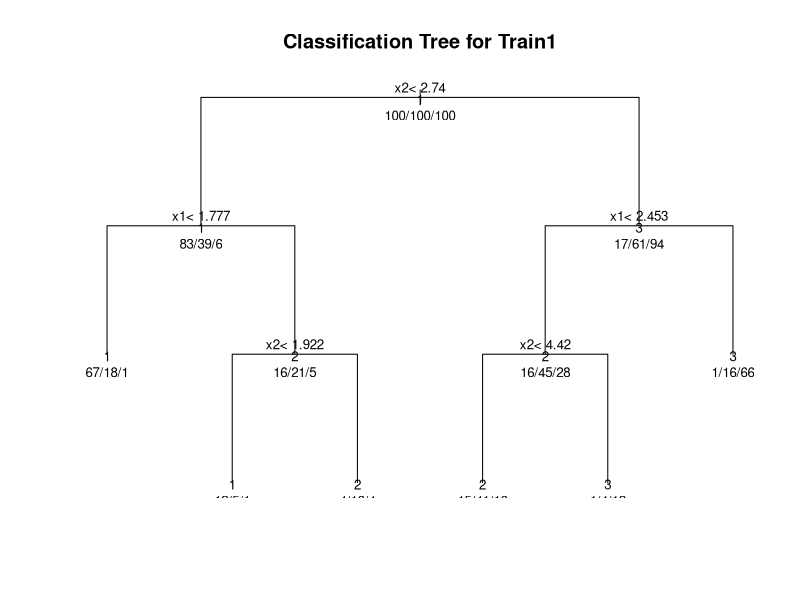
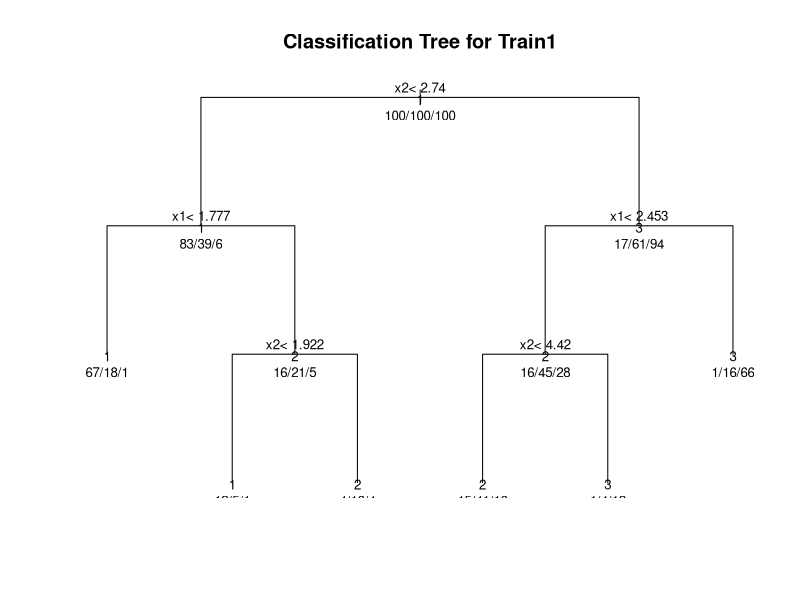
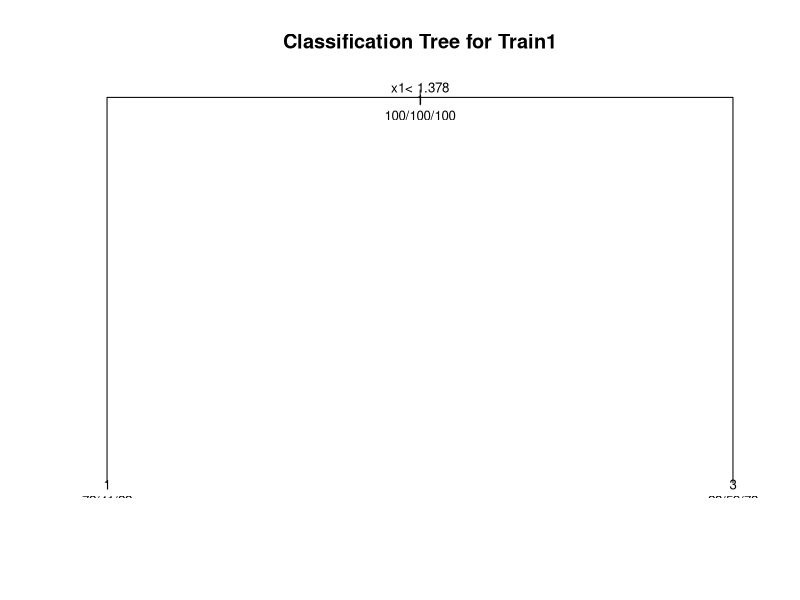
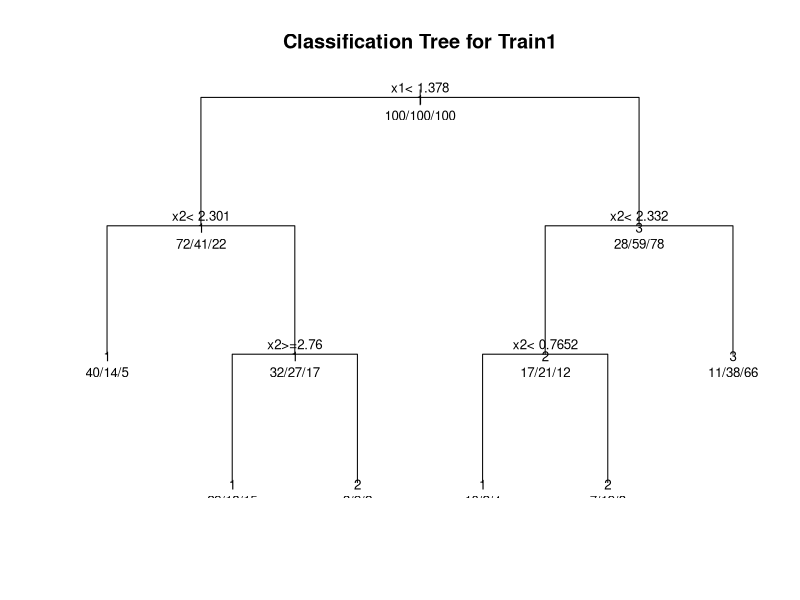
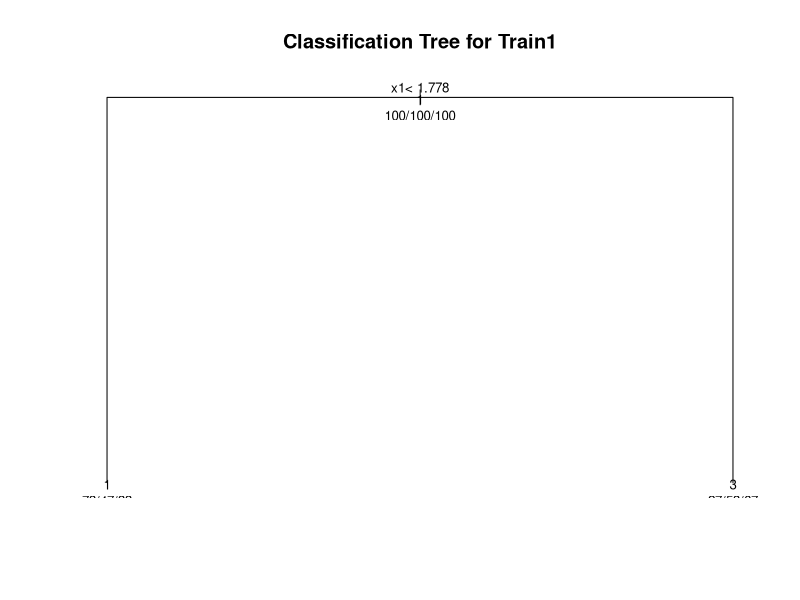
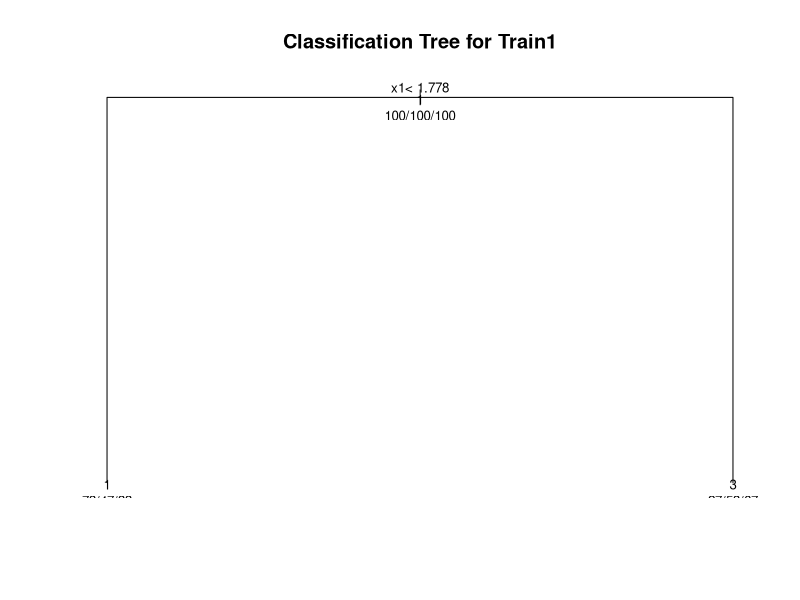
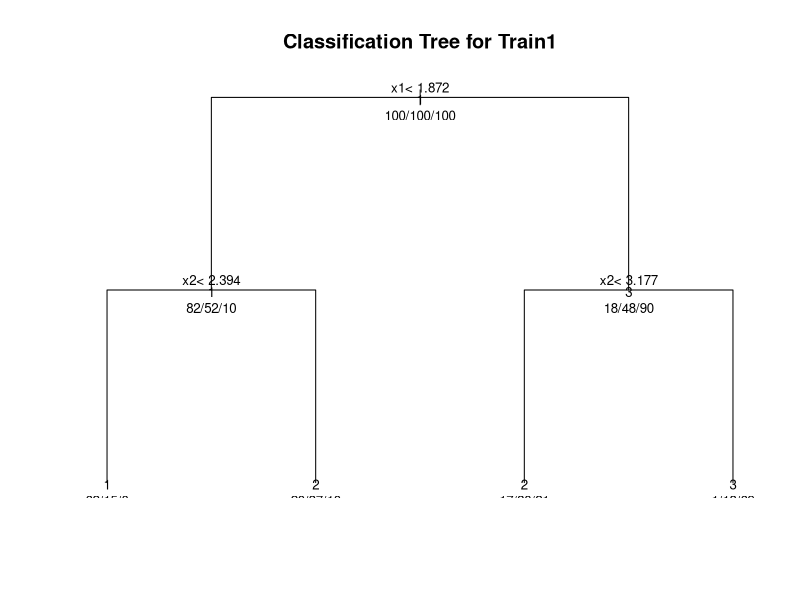
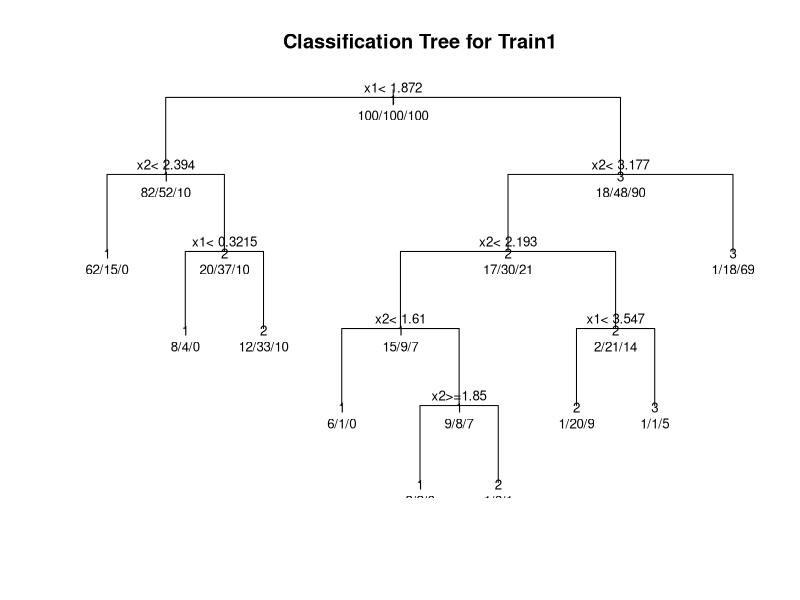

These charts were generated, in order, by the following R code: (Note: a time limit stopped this script after it produced the figures.)
## ---- chunk 1
knitr::opts_chunk$set(echo = TRUE)
## ---- chunk 2
#Simulation of training data
#Case 1: K=3 classes and p=3 features, p1=2.
#sigma is set to 1.
#Covairance matrix is called Sigma.
##Generate 100 obs for each of the class label.
#install.packages("MASS")
library(MASS)
Sigma<-sigma<-matrix(c(1,0,0,
0,1,0,
0,0,1),byrow=TRUE,nrow=3)
mu1<-c(1,2,0)
class1_data<-mvrnorm(n=100,mu=mu1,Sigma=Sigma)
mu2<-c(2,3,0)
class2_data<-mvrnorm(n=100,mu=mu2,Sigma=Sigma)
mu3<-c(3,4,0)
class3_data<-mvrnorm(n=100,mu=mu3,Sigma=Sigma)
#Generate labels
k<-matrix(c(rep(1,100),rep(2,100),rep(3,100)),nrow=300)
#Final training data set
train1<-as.data.frame(cbind(k,rbind(class1_data,class2_data,class3_data)))
colnames(train1)<-c("k","x1","x2","x3")
## ---- chunk 3
#10-fold cv
set.seed(25592732)
cv.folds <- function (n, folds = 10) {split(sample(1:n), rep(1:folds, length = n)) }
cvfolds<-cv.folds(n=dim(train1)[[1]]) 

#Try our classifier without feature selection for train 1
#K=3, p=3, p1=2
#Using package "rpart"
#install.packages("rpart")
#The only porameter in tree is depth/tree size min=1,max=30
library(rpart)
#Calculate missclassification error for each model (different maxdepth)

tree.train1.err<-matrix(NA,10,1)
tree.train1.err.mean<-matrix(NA,30,1)
for (j in 1:30) {
  for (i in 1:10) {
tree.train1<-rpart(k ~ x1+x2+x3,
  	method="class", data=train1[-cvfolds[[i]],],control=rpart.control(maxdepth = j))
tree.train1.pred = predict(tree.train1, newdata=train1[cvfolds[[i]],], type="class")
ktest<-as.matrix(train1[,1])[cvfolds[[i]],]
tree.train1.err[i,1] <- mean((ktest != tree.train1.pred))
  }
  tree.train1.err.mean[j,1]<-mean(tree.train1.err[,1])
}

#Find the maxdepth with the smallest cross-validated misclassification error
depth<-which.min(tree.train1.err.mean)
paste("The parameter associated with minimum error is",depth,".")
paste("The corresponding misclassification error is",tree.train1.err.mean[depth,1],".")
#display the corresponding results 
tree.train1.final<-rpart(k ~ x1+x2+x3,
  	method="class", data=train1,control=rpart.control(maxdepth = depth))
printcp(tree.train1.final)


#visualize the cross-validation results 
#plotcp(tree.train1) 
#show detailed summary of splits
#summary(tree.train1) 

# plot the tree.train1 
plot(tree.train1.final, uniform=TRUE, main="Classification Tree for Train1")
text(tree.train1.final, use.n=TRUE, all=TRUE, cex=.8)
## ---- chunk 4
#Calculate the CoV.
#Should use mean of absolute values; no unifying standard in choosing a cut-off value.
#cov_train1_x1<-sd(train1[,2])/mean(abs(train1[,2]))
#cov_train1_x2<-sd(train1[,3])/mean(abs(train1[,3]))
#cov_train1_x3<-sd(train1[,4])/mean(abs(train1[,4]))
#cut-off: CoV<1
cov_train1<-matrix(NA,3,1)
for(i in 1:3) {
  cov_train1[i,1]<-sd(train1[,i+1])/mean(abs(train1[,i+1]))
    if (cov_train1[i,1]<1) {
    print(paste("The selected variable is x",i,sep = ""))
  }
}

#10-fold cv
set.seed(25592732)
cv.folds <- function (n, folds = 10) {split(sample(1:n), rep(1:folds, length = n)) }
cvfolds<-cv.folds(n=dim(train1)[[1]]) 

#Try our classifier with feature selection for train 1
#x1 is selected
#K=3, p=3, p1=2
#Using package "rpart"
#install.packages("rpart")
#The only porameter in tree is depth/tree size min=1,max=30
library(rpart)
#Calculate missclassification error for each model (different maxdepth)

tree.train1.err.fs<-matrix(NA,10,1)
tree.train1.err.mean.fs<-matrix(NA,30,1)
for (j in 1:30) {
  for (i in 1:10) {
tree.train1.fs<-rpart(k ~ x1+x2,method="class", data=train1[-cvfolds[[i]],],control=rpart.control(maxdepth = j))
tree.train1.pred.fs = predict(tree.train1.fs, newdata=train1[cvfolds[[i]],], type="class")
ktest.fs<-as.matrix(train1[,1])[cvfolds[[i]],]
tree.train1.err.fs[i,1] <- mean((ktest.fs != tree.train1.pred.fs))
  }
  tree.train1.err.mean.fs[j,1]<-mean(tree.train1.err.fs[,1])
}

#Find the maxdepth with the smallest cross-validated misclassification error
depth<-which.min(tree.train1.err.mean.fs)
paste("The parameter associated with minimum error is",depth,".")
paste("The corresponding misclassification error is",tree.train1.err.mean.fs[depth,1],".")
#display the corresponding results 
tree.train1.final.fs<-rpart(k ~ x1+x2,
  	method="class", data=train1,control=rpart.control(maxdepth = depth))
printcp(tree.train1.final.fs)

# plot the tree.train1 
plot(tree.train1.final.fs, uniform=TRUE, main="Classification Tree for Train1")
text(tree.train1.final.fs, use.n=TRUE, all=TRUE, cex=.8)
## ---- chunk 5
#Simulation of training data
#Case 1: K=3 classes and p=3 features, p1=2.
#sigma is set to 2.
#Covariance matrix is called Sigma.
##Generate 100 obs for each of the class label.
#install.packages("MASS")
library(MASS)
Sigma2<-sigma2<-matrix(c(4,0,0,
0,4,0,
0,0,4),byrow=TRUE,nrow=3)
mu1<-c(1,2,0)
class1_data<-mvrnorm(n=100,mu=mu1,Sigma=sigma2)
mu2<-c(2,3,0)
class2_data<-mvrnorm(n=100,mu=mu2,Sigma=sigma2)
mu3<-c(3,4,0)
class3_data<-mvrnorm(n=100,mu=mu3,Sigma=sigma2)
#Generate labels
k<-matrix(c(rep(1,100),rep(2,100),rep(3,100)),nrow=300)
#Final training data set
train5<-as.data.frame(cbind(k,rbind(class1_data,class2_data,class3_data)))
colnames(train5)<-c("k","x1","x2","x3")
## ---- chunk 6
#10-fold cv
set.seed(25592732)
cv.folds <- function (n, folds = 10) {split(sample(1:n), rep(1:folds, length = n)) }
cvfolds<-cv.folds(n=dim(train5)[[1]]) 

#Try our classifier without feature selection for train 1
#K=3, p=3, p1=2
#Using package "rpart"
#install.packages("rpart")
#The only porameter in tree is depth/tree size min=1,max=30
library(rpart)
#Calculate missclassification error for each model (different maxdepth)

tree.train5.err<-matrix(NA,10,1)
tree.train5.err.mean<-matrix(NA,30,1)
for (j in 1:30) {
  for (i in 1:10) {
tree.train5<-rpart(k ~ x1+x2+x3,
  	method="class", data=train5[-cvfolds[[i]],],control=rpart.control(maxdepth = j))
tree.train5.pred = predict(tree.train5, newdata=train5[cvfolds[[i]],], type="class")
ktest<-as.matrix(train5[,1])[cvfolds[[i]],]
tree.train5.err[i,1] <- mean((ktest != tree.train5.pred))
  }
  tree.train5.err.mean[j,1]<-mean(tree.train5.err[,1])
}

#Find the maxdepth with the smallest cross-validated misclassification error
depth<-which.min(tree.train5.err.mean)
paste("The parameter associated with minimum error is",depth,".")
paste("The corresponding misclassification error is",tree.train5.err.mean[depth,1],".")
#display the corresponding results 
tree.train5.final<-rpart(k ~ x1+x2+x3,
  	method="class", data=train5,control=rpart.control(maxdepth = depth))
printcp(tree.train5.final)


#visualize the cross-validation results 
#plotcp(tree.train1) 
#show detailed summary of splits
#summary(tree.train1) 

# plot the tree.train1 
plot(tree.train5.final, uniform=TRUE, main="Classification Tree for Train1")
text(tree.train5.final, use.n=TRUE, all=TRUE, cex=.8)
## ---- chunk 7
#Calculate the CoV.
#Should use mean of absolute values; no unifying standard in choosing a cut-off value.
#cov_train1_x1<-sd(train1[,2])/mean(abs(train1[,2]))
#cov_train1_x2<-sd(train1[,3])/mean(abs(train1[,3]))
#cov_train1_x3<-sd(train1[,4])/mean(abs(train1[,4]))
#cut-off: CoV<1
cov_train5<-matrix(NA,3,1)
for(i in 1:3) {
  cov_train5[i,1]<-sd(train5[,i+1])/mean(abs(train5[,i+1]))
    if (cov_train5[i,1]<1) {
    print(paste("The selected variable is x",i,sep = ""))
  }
}

#10-fold cv
set.seed(25592732)
cv.folds <- function (n, folds = 10) {split(sample(1:n), rep(1:folds, length = n)) }
cvfolds<-cv.folds(n=dim(train5)[[1]]) 

#Try our classifier with feature selection for train 1
#x1 is selected
#K=3, p=3, p1=2
#Using package "rpart"
#install.packages("rpart")
#The only porameter in tree is depth/tree size min=1,max=30
library(rpart)
#Calculate missclassification error for each model (different maxdepth)

tree.train5.err.fs<-matrix(NA,10,1)
tree.train5.err.mean.fs<-matrix(NA,30,1)
for (j in 1:30) {
  for (i in 1:10) {
tree.train5.fs<-rpart(k ~ x1+x2,method="class", data=train5[-cvfolds[[i]],],control=rpart.control(maxdepth = j))
tree.train5.pred.fs = predict(tree.train5.fs, newdata=train5[cvfolds[[i]],], type="class")
ktest.fs<-as.matrix(train5[,1])[cvfolds[[i]],]
tree.train5.err.fs[i,1] <- mean((ktest.fs != tree.train5.pred.fs))
  }
  tree.train5.err.mean.fs[j,1]<-mean(tree.train5.err.fs[,1])
}

#Find the maxdepth with the smallest cross-validated misclassification error
depth<-which.min(tree.train5.err.mean.fs)
paste("The parameter associated with minimum error is",depth,".")
paste("The corresponding misclassification error is",tree.train5.err.mean.fs[depth,1],".")
#display the corresponding results 
tree.train5.final.fs<-rpart(k ~ x1+x2,
  	method="class", data=train5,control=rpart.control(maxdepth = depth))
printcp(tree.train5.final.fs)

# plot the tree.train1 
plot(tree.train5.final.fs, uniform=TRUE, main="Classification Tree for Train1")
text(tree.train5.final.fs, use.n=TRUE, all=TRUE, cex=.8)
## ---- chunk 8
#Simulation of training data
#Case 1: K=3 classes and p=3 features, p1=2.
#sigma is set to 3.
#Covariance matrix is called Sigma.
##Generate 100 obs for each of the class label.
#install.packages("MASS")
library(MASS)
Sigma3<-sigma3<-matrix(c(9,0,0,
0,9,0,
0,0,9),byrow=TRUE,nrow=3)
mu1<-c(1,2,0)
class1_data<-mvrnorm(n=100,mu=mu1,Sigma=sigma3)
mu2<-c(2,3,0)
class2_data<-mvrnorm(n=100,mu=mu2,Sigma=sigma3)
mu3<-c(3,4,0)
class3_data<-mvrnorm(n=100,mu=mu3,Sigma=sigma3)
#Generate labels
k<-matrix(c(rep(1,100),rep(2,100),rep(3,100)),nrow=300)
#Final training data set
train6<-as.data.frame(cbind(k,rbind(class1_data,class2_data,class3_data)))
colnames(train6)<-c("k","x1","x2","x3")
## ---- chunk 9
#10-fold cv
set.seed(25592732)
cv.folds <- function (n, folds = 10) {split(sample(1:n), rep(1:folds, length = n)) }
cvfolds<-cv.folds(n=dim(train6)[[1]]) 

#Try our classifier without feature selection for train 1
#K=3, p=3, p1=2
#Using package "rpart"
#install.packages("rpart")
#The only porameter in tree is depth/tree size min=1,max=30
library(rpart)
#Calculate missclassification error for each model (different maxdepth)

tree.train6.err<-matrix(NA,10,1)
tree.train6.err.mean<-matrix(NA,30,1)
for (j in 1:30) {
  for (i in 1:10) {
tree.train6<-rpart(k ~ x1+x2+x3,
  	method="class", data=train6[-cvfolds[[i]],],control=rpart.control(maxdepth = j))
tree.train6.pred = predict(tree.train6, newdata=train6[cvfolds[[i]],], type="class")
ktest<-as.matrix(train6[,1])[cvfolds[[i]],]
tree.train6.err[i,1] <- mean((ktest != tree.train6.pred))
  }
  tree.train6.err.mean[j,1]<-mean(tree.train6.err[,1])
}

#Find the maxdepth with the smallest cross-validated misclassification error
depth<-which.min(tree.train6.err.mean)
paste("The parameter associated with minimum error is",depth,".")
paste("The corresponding misclassification error is",tree.train6.err.mean[depth,1],".")
#display the corresponding results 
tree.train6.final<-rpart(k ~ x1+x2+x3,
  	method="class", data=train6,control=rpart.control(maxdepth = depth))
printcp(tree.train6.final)


#visualize the cross-validation results 
#plotcp(tree.train1) 
#show detailed summary of splits
#summary(tree.train1) 

# plot the tree.train1 
plot(tree.train6.final, uniform=TRUE, main="Classification Tree for Train1")
text(tree.train6.final, use.n=TRUE, all=TRUE, cex=.8)
## ---- chunk 10
#Calculate the CoV.
#Should use mean of absolute values; no unifying standard in choosing a cut-off value.
#cov_train1_x1<-sd(train1[,2])/mean(abs(train1[,2]))
#cov_train1_x2<-sd(train1[,3])/mean(abs(train1[,3]))
#cov_train1_x3<-sd(train1[,4])/mean(abs(train1[,4]))
#cut-off: CoV<1
cov_train6<-matrix(NA,3,1)
for(i in 1:3) {
  cov_train6[i,1]<-sd(train6[,i+1])/mean(abs(train6[,i+1]))
    if (cov_train6[i,1]<1) {
    print(paste("The selected variable is x",i,sep = ""))
  }
}

#10-fold cv
set.seed(25592732)
cv.folds <- function (n, folds = 10) {split(sample(1:n), rep(1:folds, length = n)) }
cvfolds<-cv.folds(n=dim(train6)[[1]]) 

#Try our classifier with feature selection for train 1
#x1 is selected
#K=3, p=3, p1=2
#Using package "rpart"
#install.packages("rpart")
#The only porameter in tree is depth/tree size min=1,max=30
library(rpart)
#Calculate missclassification error for each model (different maxdepth)

tree.train6.err.fs<-matrix(NA,10,1)
tree.train6.err.mean.fs<-matrix(NA,30,1)
for (j in 1:30) {
  for (i in 1:10) {
tree.train6.fs<-rpart(k ~ x1+x2,method="class", data=train6[-cvfolds[[i]],],control=rpart.control(maxdepth = j))
tree.train6.pred.fs = predict(tree.train6.fs, newdata=train6[cvfolds[[i]],], type="class")
ktest.fs<-as.matrix(train6[,1])[cvfolds[[i]],]
tree.train6.err.fs[i,1] <- mean((ktest.fs != tree.train6.pred.fs))
  }
  tree.train6.err.mean.fs[j,1]<-mean(tree.train6.err.fs[,1])
}

#Find the maxdepth with the smallest cross-validated misclassification error
depth<-which.min(tree.train6.err.mean.fs)
paste("The parameter associated with minimum error is",depth,".")
paste("The corresponding misclassification error is",tree.train6.err.mean.fs[depth,1],".")
#display the corresponding results 
tree.train6.final.fs<-rpart(k ~ x1+x2,
  	method="class", data=train6,control=rpart.control(maxdepth = depth))
printcp(tree.train6.final.fs)

# plot the tree.train1 
plot(tree.train6.final.fs, uniform=TRUE, main="Classification Tree for Train1")
text(tree.train6.final.fs, use.n=TRUE, all=TRUE, cex=.8)
## ---- chunk 11
#Simulation of training data
#Case 1: K=3 classes and p=4 features, p1=2.
#sigma is set to 1.
#Covariance matrix is called Sigma.
##Generate 100 obs for each of the class label.
#install.packages("MASS")
library(MASS)
Sigma4<-sigma4<-matrix(c(1,0,0,0,
0,1,0,0,
0,0,1,0,
0,0,0,1),byrow=TRUE,nrow=4)
mu1<-c(1,2,0,0)
class1_data<-mvrnorm(n=100,mu=mu1,Sigma=sigma4)
mu2<-c(2,3,0,0)
class2_data<-mvrnorm(n=100,mu=mu2,Sigma=sigma4)
mu3<-c(3,4,0,0)
class3_data<-mvrnorm(n=100,mu=mu3,Sigma=sigma4)
#Generate labels
k<-matrix(c(rep(1,100),rep(2,100),rep(3,100)),nrow=300)
#Final training data set
train7<-as.data.frame(cbind(k,rbind(class1_data,class2_data,class3_data)))
colnames(train7)<-c("k","x1","x2","x3","x4")
## ---- chunk 12
#10-fold cv
set.seed(25592732)
cv.folds <- function (n, folds = 10) {split(sample(1:n), rep(1:folds, length = n)) }
cvfolds<-cv.folds(n=dim(train7)[[1]]) 

#Try our classifier without feature selection for train 1
#K=3, p=3, p1=2
#Using package "rpart"
#install.packages("rpart")
#The only porameter in tree is depth/tree size min=1,max=30
library(rpart)
#Calculate missclassification error for each model (different maxdepth)

tree.train7.err<-matrix(NA,10,1)
tree.train7.err.mean<-matrix(NA,30,1)
for (j in 1:30) {
  for (i in 1:10) {
tree.train7<-rpart(k ~ x1+x2+x3+x4,
  	method="class", data=train7[-cvfolds[[i]],],control=rpart.control(maxdepth = j))
tree.train7.pred = predict(tree.train7, newdata=train7[cvfolds[[i]],], type="class")
ktest<-as.matrix(train7[,1])[cvfolds[[i]],]
tree.train7.err[i,1] <- mean((ktest != tree.train7.pred))
  }
  tree.train7.err.mean[j,1]<-mean(tree.train7.err[,1])
}

#Find the maxdepth with the smallest cross-validated misclassification error
depth<-which.min(tree.train7.err.mean)
paste("The parameter associated with minimum error is",depth,".")
paste("The corresponding misclassification error is",tree.train7.err.mean[depth,1],".")
#display the corresponding results 
tree.train7.final<-rpart(k ~ x1+x2+x3+x4,
  	method="class", data=train7,control=rpart.control(maxdepth = depth))
printcp(tree.train7.final)


#visualize the cross-validation results 
#plotcp(tree.train1) 
#show detailed summary of splits
#summary(tree.train1) 

# plot the tree.train1 
plot(tree.train7.final, uniform=TRUE, main="Classification Tree for Train1")
text(tree.train7.final, use.n=TRUE, all=TRUE, cex=.8)
## ---- chunk 13
#Calculate the CoV.
#Should use mean of absolute values; no unifying standard in choosing a cut-off value.
#cov_train1_x1<-sd(train1[,2])/mean(abs(train1[,2]))
#cov_train1_x2<-sd(train1[,3])/mean(abs(train1[,3]))
#cov_train1_x3<-sd(train1[,4])/mean(abs(train1[,4]))
#cut-off: CoV<1
cov_train7<-matrix(NA,4,1)
for(i in 1:4) {
  cov_train7[i,1]<-sd(train7[,i+1])/mean(abs(train7[,i+1]))
    if (cov_train7[i,1]<1) {
    print(paste("The selected variable is x",i,sep = ""))
  }
}

#10-fold cv
set.seed(25592732)
cv.folds <- function (n, folds = 10) {split(sample(1:n), rep(1:folds, length = n)) }
cvfolds<-cv.folds(n=dim(train7)[[1]]) 

#Try our classifier with feature selection for train 1
#x1 is selected
#K=3, p=3, p1=2
#Using package "rpart"
#install.packages("rpart")
#The only porameter in tree is depth/tree size min=1,max=30
library(rpart)
#Calculate missclassification error for each model (different maxdepth)

tree.train7.err.fs<-matrix(NA,10,1)
tree.train7.err.mean.fs<-matrix(NA,30,1)
for (j in 1:30) {
  for (i in 1:10) {
tree.train7.fs<-rpart(k ~ x1+x2,method="class", data=train7[-cvfolds[[i]],],control=rpart.control(maxdepth = j))
tree.train7.pred.fs = predict(tree.train7.fs, newdata=train7[cvfolds[[i]],], type="class")
ktest.fs<-as.matrix(train7[,1])[cvfolds[[i]],]
tree.train7.err.fs[i,1] <- mean((ktest.fs != tree.train7.pred.fs))
  }
  tree.train7.err.mean.fs[j,1]<-mean(tree.train7.err.fs[,1])
}

#Find the maxdepth with the smallest cross-validated misclassification error
depth<-which.min(tree.train7.err.mean.fs)
paste("The parameter associated with minimum error is",depth,".")
paste("The corresponding misclassification error is",tree.train7.err.mean.fs[depth,1],".")
#display the corresponding results 
tree.train7.final.fs<-rpart(k ~ x1+x2,
  	method="class", data=train7,control=rpart.control(maxdepth = depth))
printcp(tree.train7.final.fs)

# plot the tree.train1 
plot(tree.train7.final.fs, uniform=TRUE, main="Classification Tree for Train1")
text(tree.train7.final.fs, use.n=TRUE, all=TRUE, cex=.8)
## ---- chunk 14
#Simulation of training data
#Case 1: K=3 classes and p=5 features, p1=2.
#sigma is set to 1.
#Covariance matrix is called Sigma.
##Generate 100 obs for each of the class label.
#install.packages("MASS")
library(MASS)
Sigma5<-sigma5<-matrix(c(1,0,0,0,0,
0,1,0,0,0,
0,0,1,0,0,
0,0,0,1,0,
0,0,0,0,1),byrow=TRUE,nrow=5)
mu1<-c(1,2,0,0,0)
class1_data_11<-mvrnorm(n=100,mu=mu1,Sigma=sigma5)
mu2<-c(2,3,0,0,0)
class2_data_11<-mvrnorm(n=100,mu=mu2,Sigma=sigma5)
mu3<-c(3,4,0,0,0)
class3_data_11<-mvrnorm(n=100,mu=mu3,Sigma=sigma5)
#Generate labels
k<-matrix(c(rep(1,100),rep(2,100),rep(3,100)),nrow=300)
#Final training data set
train11<-as.data.frame(cbind(k,rbind(class1_data_11,class2_data_11,class3_data_11)))
colnames(train11)<-c("k","x1","x2","x3","x4","x5")
## ---- chunk 15
#10-fold cv
set.seed(25592732)
cv.folds <- function (n, folds = 10) {split(sample(1:n), rep(1:folds, length = n)) }
cvfolds<-cv.folds(n=dim(train11)[[1]]) 

#Try our classifier without feature selection for train 1
#K=3, p=3, p1=2
#Using package "rpart"
#install.packages("rpart")
#The only porameter in tree is depth/tree size min=1,max=30
library(rpart)
#Calculate missclassification error for each model (different maxdepth)

tree.train11.err<-matrix(NA,10,1)
tree.train11.err.mean<-matrix(NA,30,1)
for (j in 1:30) {
  for (i in 1:10) {
tree.train11<-rpart(k ~ x1+x2+x3+x4+x5,
  	method="class", data=train11[-cvfolds[[i]],],control=rpart.control(maxdepth = j))
tree.train11.pred = predict(tree.train11, newdata=train11[cvfolds[[i]],], type="class")
ktest<-as.matrix(train11[,1])[cvfolds[[i]],]
tree.train11.err[i,1] <- mean((ktest != tree.train11.pred))
  }
  tree.train11.err.mean[j,1]<-mean(tree.train11.err[,1])
}

#Find the maxdepth with the smallest cross-validated misclassification error
depth<-which.min(tree.train11.err.mean)
paste("The parameter associated with minimum error is",depth,".")
paste("The corresponding misclassification error is",tree.train11.err.mean[depth,1],".")
#display the corresponding results 
tree.train11.final<-rpart(k ~ x1+x2+x3+x4+x5,
  	method="class", data=train11,control=rpart.control(maxdepth = depth))
printcp(tree.train11.final)


#visualize the cross-validation results 
#plotcp(tree.train1) 
#show detailed summary of splits
#summary(tree.train1) 

# plot the tree.train1 
plot(tree.train11.final, uniform=TRUE, main="Classification Tree for Train1")
text(tree.train11.final, use.n=TRUE, all=TRUE, cex=.8)
## ---- chunk 16
#Calculate the CoV.
#Should use mean of absolute values; no unifying standard in choosing a cut-off value.
#cov_train1_x1<-sd(train1[,2])/mean(abs(train1[,2]))
#cov_train1_x2<-sd(train1[,3])/mean(abs(train1[,3]))
#cov_train1_x3<-sd(train1[,4])/mean(abs(train1[,4]))
#cut-off: CoV<1
cov_train11<-matrix(NA,5,1)
for(i in 1:5) {
  cov_train11[i,1]<-sd(train11[,i+1])/mean(abs(train11[,i+1]))
    if (cov_train11[i,1]<1) {
    print(paste("The selected variable is x",i,sep = ""))
  }
}

#10-fold cv
set.seed(25592732)
cv.folds <- function (n, folds = 10) {split(sample(1:n), rep(1:folds, length = n)) }
cvfolds<-cv.folds(n=dim(train11)[[1]]) 

#Try our classifier with feature selection for train 1
#x1 is selected
#K=3, p=3, p1=2
#Using package "rpart"
#install.packages("rpart")
#The only porameter in tree is depth/tree size min=1,max=30
library(rpart)
#Calculate missclassification error for each model (different maxdepth)

tree.train11.err.fs<-matrix(NA,10,1)
tree.train11.err.mean.fs<-matrix(NA,30,1)
for (j in 1:30) {
  for (i in 1:10) {
tree.train11.fs<-rpart(k ~ x1+x2,method="class", data=train11[-cvfolds[[i]],],control=rpart.control(maxdepth = j))
tree.train11.pred.fs = predict(tree.train11.fs, newdata=train11[cvfolds[[i]],], type="class")
ktest.fs<-as.matrix(train11[,1])[cvfolds[[i]],]
tree.train11.err.fs[i,1] <- mean((ktest.fs != tree.train11.pred.fs))
  }
  tree.train11.err.mean.fs[j,1]<-mean(tree.train11.err.fs[,1])
}

#Find the maxdepth with the smallest cross-validated misclassification error
depth<-which.min(tree.train11.err.mean.fs)
paste("The parameter associated with minimum error is",depth,".")
paste("The corresponding misclassification error is",tree.train11.err.mean.fs[depth,1],".")
#display the corresponding results 
tree.train11.final.fs<-rpart(k ~ x1+x2,
  	method="class", data=train11,control=rpart.control(maxdepth = depth))
printcp(tree.train11.final.fs)

# plot the tree.train1 
plot(tree.train11.final.fs, uniform=TRUE, main="Classification Tree for Train1")
text(tree.train11.final.fs, use.n=TRUE, all=TRUE, cex=.8)
## ---- chunk 17
#Simulation of training data
#Case 1: K=3 classes and p=5 features, p1=3.
#sigma is set to 1.
#Covariance matrix is called Sigma.
##Generate 100 obs for each of the class label.
#install.packages("MASS")
library(MASS)
Sigma5<-sigma5<-matrix(c(1,0,0,0,0,
0,1,0,0,0,
0,0,1,0,0,
0,0,0,1,0,
0,0,0,0,1),byrow=TRUE,nrow=5)
mu1_12<-c(1,2,3,0,0)
class1_data_12<-mvrnorm(n=100,mu=mu1_12,Sigma=sigma5)
mu2_12<-c(2,3,4,0,0)
class2_data_12<-mvrnorm(n=100,mu=mu2_12,Sigma=sigma5)
mu3_12<-c(3,4,5,0,0)
class3_data_12<-mvrnorm(n=100,mu=mu3_12,Sigma=sigma5)
#Generate labels
k<-matrix(c(rep(1,100),rep(2,100),rep(3,100)),nrow=300)
#Final training data set
train12<-as.data.frame(cbind(k,rbind(class1_data_12,class2_data_12,class3_data_12)))
colnames(train12)<-c("k","x1","x2","x3","x4","x5")
## ---- chunk 18
#10-fold cv
set.seed(25592732)
cv.folds <- function (n, folds = 10) {split(sample(1:n), rep(1:folds, length = n)) }
cvfolds<-cv.folds(n=dim(train12)[[1]]) 

#Try our classifier without feature selection for train 1
#K=3, p=3, p1=2
#Using package "rpart"
#install.packages("rpart")
#The only porameter in tree is depth/tree size min=1,max=30
library(rpart)
#Calculate missclassification error for each model (different maxdepth)

tree.train12.err<-matrix(NA,10,1)
tree.train12.err.mean<-matrix(NA,30,1)
for (j in 1:30) {
  for (i in 1:10) {
tree.train12<-rpart(k ~ x1+x2+x3+x4+x5,
  	method="class", data=train12[-cvfolds[[i]],],control=rpart.control(maxdepth = j))
tree.train12.pred = predict(tree.train12, newdata=train12[cvfolds[[i]],], type="class")
ktest<-as.matrix(train12[,1])[cvfolds[[i]],]
tree.train12.err[i,1] <- mean((ktest != tree.train12.pred))
  }
  tree.train12.err.mean[j,1]<-mean(tree.train12.err[,1])
}

#Find the maxdepth with the smallest cross-validated misclassification error
depth<-which.min(tree.train12.err.mean)
paste("The parameter associated with minimum error is",depth,".")
paste("The corresponding misclassification error is",tree.train12.err.mean[depth,1],".")
#display the corresponding results 
tree.train12.final<-rpart(k ~ x1+x2+x3+x4+x5,
  	method="class", data=train12,control=rpart.control(maxdepth = depth))
printcp(tree.train12.final)


#visualize the cross-validation results 
#plotcp(tree.train1) 
#show detailed summary of splits
#summary(tree.train1) 

# plot the tree.train1 
plot(tree.train12.final, uniform=TRUE, main="Classification Tree for Train1")
text(tree.train12.final, use.n=TRUE, all=TRUE, cex=.8)
## ---- chunk 19
#Calculate the CoV.
#Should use mean of absolute values; no unifying standard in choosing a cut-off value.
#cov_train1_x1<-sd(train1[,2])/mean(abs(train1[,2]))
#cov_train1_x2<-sd(train1[,3])/mean(abs(train1[,3]))
#cov_train1_x3<-sd(train1[,4])/mean(abs(train1[,4]))
#cut-off: CoV<1
cov_train12<-matrix(NA,5,1)
for(i in 1:5) {
  cov_train12[i,1]<-sd(train12[,i+1])/mean(abs(train12[,i+1]))
    if (cov_train12[i,1]<1) {
    print(paste("The selected variable is x",i,sep = ""))
  }
}

#10-fold cv
set.seed(25592732)
cv.folds <- function (n, folds = 10) {split(sample(1:n), rep(1:folds, length = n)) }
cvfolds<-cv.folds(n=dim(train12)[[1]]) 

#Try our classifier with feature selection for train 1
#x1 is selected
#K=3, p=3, p1=2
#Using package "rpart"
#install.packages("rpart")
#The only porameter in tree is depth/tree size min=1,max=30
library(rpart)
#Calculate missclassification error for each model (different maxdepth)

tree.train12.err.fs<-matrix(NA,10,1)
tree.train12.err.mean.fs<-matrix(NA,30,1)
for (j in 1:30) {
  for (i in 1:10) {
tree.train12.fs<-rpart(k ~ x1+x2+x3,method="class", data=train12[-cvfolds[[i]],],control=rpart.control(maxdepth = j))
tree.train12.pred.fs = predict(tree.train12.fs, newdata=train12[cvfolds[[i]],], type="class")
ktest.fs<-as.matrix(train12[,1])[cvfolds[[i]],]
tree.train12.err.fs[i,1] <- mean((ktest.fs != tree.train12.pred.fs))
  }
  tree.train12.err.mean.fs[j,1]<-mean(tree.train12.err.fs[,1])
}

#Find the maxdepth with the smallest cross-validated misclassification error
depth<-which.min(tree.train12.err.mean.fs)
paste("The parameter associated with minimum error is",depth,".")
paste("The corresponding misclassification error is",tree.train12.err.mean.fs[depth,1],".")
#display the corresponding results 
tree.train12.final.fs<-rpart(k ~ x1+x2+x3,
  	method="class", data=train12,control=rpart.control(maxdepth = depth))
printcp(tree.train12.final.fs)

# plot the tree.train1 
plot(tree.train12.final.fs, uniform=TRUE, main="Classification Tree for Train12")
text(tree.train12.final.fs, use.n=TRUE, all=TRUE, cex=.8)
## ---- chunk 20
#Simulation of training data
#Case 1: K=3 classes and p=5 features, p1=4.
#sigma is set to 1.
#Covariance matrix is called Sigma.
##Generate 100 obs for each of the class label.
#install.packages("MASS")
library(MASS)
Sigma5<-sigma5<-matrix(c(1,0,0,0,0,
0,1,0,0,0,
0,0,1,0,0,
0,0,0,1,0,
0,0,0,0,1),byrow=TRUE,nrow=5)
mu1_13<-c(1,2,3,4,0)
class1_data_13<-mvrnorm(n=100,mu=mu1_13,Sigma=sigma5)
mu2_13<-c(2,3,4,5,0)
class2_data_13<-mvrnorm(n=100,mu=mu2_13,Sigma=sigma5)
mu3_13<-c(3,4,5,6,0)
class3_data_13<-mvrnorm(n=100,mu=mu3_13,Sigma=sigma5)
#Generate labels
k<-matrix(c(rep(1,100),rep(2,100),rep(3,100)),nrow=300)
#Final training data set
train13<-as.data.frame(cbind(k,rbind(class1_data_13,class2_data_13,class3_data_13)))
colnames(train13)<-c("k","x1","x2","x3","x4","x5")
## ---- chunk 21
#10-fold cv
set.seed(25592732)
cv.folds <- function (n, folds = 10) {split(sample(1:n), rep(1:folds, length = n)) }
cvfolds<-cv.folds(n=dim(train13)[[1]]) 

#Try our classifier without feature selection for train 1
#K=3, p=3, p1=2
#Using package "rpart"
#install.packages("rpart")
#The only porameter in tree is depth/tree size min=1,max=30
library(rpart)
#Calculate missclassification error for each model (different maxdepth)

tree.train13.err<-matrix(NA,10,1)
tree.train13.err.mean<-matrix(NA,30,1)
for (j in 1:30) {
  for (i in 1:10) {
tree.train13<-rpart(k ~ x1+x2+x3+x4+x5,
  	method="class", data=train13[-cvfolds[[i]],],control=rpart.control(maxdepth = j))
tree.train13.pred = predict(tree.train13, newdata=train13[cvfolds[[i]],], type="class")
ktest<-as.matrix(train13[,1])[cvfolds[[i]],]
tree.train13.err[i,1] <- mean((ktest != tree.train13.pred))
  }
  tree.train13.err.mean[j,1]<-mean(tree.train13.err[,1])
}

#Find the maxdepth with the smallest cross-validated misclassification error
depth<-which.min(tree.train13.err.mean)
paste("The parameter associated with minimum error is",depth,".")
paste("The corresponding misclassification error is",tree.train13.err.mean[depth,1],".")
#display the corresponding results 
tree.train13.final<-rpart(k ~ x1+x2+x3+x4+x5,
  	method="class", data=train13,control=rpart.control(maxdepth = depth))
printcp(tree.train13.final)


#visualize the cross-validation results 
#plotcp(tree.train1) 
#show detailed summary of splits
#summary(tree.train1) 

# plot the tree.train1 
plot(tree.train13.final, uniform=TRUE, main="Classification Tree for Train1")
text(tree.train13.final, use.n=TRUE, all=TRUE, cex=.8)
## ---- chunk 22
#Calculate the CoV.
#Should use mean of absolute values; no unifying standard in choosing a cut-off value.
#cov_train1_x1<-sd(train1[,2])/mean(abs(train1[,2]))
#cov_train1_x2<-sd(train1[,3])/mean(abs(train1[,3]))
#cov_train1_x3<-sd(train1[,4])/mean(abs(train1[,4]))
#cut-off: CoV<1
cov_train13<-matrix(NA,5,1)
for(i in 1:5) {
  cov_train13[i,1]<-sd(train13[,i+1])/mean(abs(train13[,i+1]))
    if (cov_train13[i,1]<1) {
    print(paste("The selected variable is x",i,sep = ""))
  }
}

#10-fold cv
set.seed(25592732)
cv.folds <- function (n, folds = 10) {split(sample(1:n), rep(1:folds, length = n)) }
cvfolds<-cv.folds(n=dim(train13)[[1]]) 

#Try our classifier with feature selection for train 1
#x1 is selected
#K=3, p=3, p1=2
#Using package "rpart"
#install.packages("rpart")
#The only porameter in tree is depth/tree size min=1,max=30
library(rpart)
#Calculate missclassification error for each model (different maxdepth)

tree.train13.err.fs<-matrix(NA,10,1)
tree.train13.err.mean.fs<-matrix(NA,30,1)
for (j in 1:30) {
  for (i in 1:10) {
tree.train13.fs<-rpart(k ~ x1+x2+x3+x4,method="class", data=train13[-cvfolds[[i]],],control=rpart.control(maxdepth = j))
tree.train13.pred.fs = predict(tree.train13.fs, newdata=train13[cvfolds[[i]],], type="class")
ktest.fs<-as.matrix(train13[,1])[cvfolds[[i]],]
tree.train13.err.fs[i,1] <- mean((ktest.fs != tree.train13.pred.fs))
  }
  tree.train13.err.mean.fs[j,1]<-mean(tree.train13.err.fs[,1])
}

#Find the maxdepth with the smallest cross-validated misclassification error
depth<-which.min(tree.train13.err.mean.fs)
paste("The parameter associated with minimum error is",depth,".")
paste("The corresponding misclassification error is",tree.train13.err.mean.fs[depth,1],".")
#display the corresponding results 
tree.train13.final.fs<-rpart(k ~ x1+x2+x3+x4,
  	method="class", data=train13,control=rpart.control(maxdepth = depth))
printcp(tree.train13.final.fs)

# plot the tree.train1 
plot(tree.train13.final.fs, uniform=TRUE, main="Classification Tree for Train12")
text(tree.train13.final.fs, use.n=TRUE, all=TRUE, cex=.8)
## ---- chunk 23
#Simulation of training data
#Case 1: K=3 classes and p=3 features, p1=2.
#sigma is set to 1.
#Covairance matrix is called Sigma.
##Generate 150 obs for each of the class label.
#install.packages("MASS")
library(MASS)
Sigma<-sigma<-matrix(c(1,0,0,
0,1,0,
0,0,1),byrow=TRUE,nrow=3)
mu1<-c(1,2,0)
class1_data_14<-mvrnorm(n=150,mu=mu1,Sigma=Sigma)
mu2<-c(2,3,0)
class2_data_14<-mvrnorm(n=150,mu=mu2,Sigma=Sigma)
mu3<-c(3,4,0)
class3_data_14<-mvrnorm(n=150,mu=mu3,Sigma=Sigma)
#Generate labels
k<-matrix(c(rep(1,150),rep(2,150),rep(3,150)),nrow=450)
#Final training data set
train14<-as.data.frame(cbind(k,rbind(class1_data_14,class2_data_14,class3_data_14)))
colnames(train14)<-c("k","x1","x2","x3")
## ---- chunk 24
#10-fold cv
set.seed(25592732)
cv.folds <- function (n, folds = 10) {split(sample(1:n), rep(1:folds, length = n)) }
cvfolds<-cv.folds(n=dim(train14)[[1]]) 

#Try our classifier without feature selection for train 1
#K=3, p=3, p1=2
#Using package "rpart"
#install.packages("rpart")
#The only porameter in tree is depth/tree size min=1,max=30
library(rpart)
#Calculate missclassification error for each model (different maxdepth)

tree.train14.err<-matrix(NA,10,1)
tree.train14.err.mean<-matrix(NA,30,1)
for (j in 1:30) {
  for (i in 1:10) {
tree.train14<-rpart(k ~ x1+x2+x3,
  	method="class", data=train14[-cvfolds[[i]],],control=rpart.control(maxdepth = j))
tree.train14.pred = predict(tree.train14, newdata=train14[cvfolds[[i]],], type="class")
ktest<-as.matrix(train14[,1])[cvfolds[[i]],]
tree.train14.err[i,1] <- mean((ktest != tree.train14.pred))
  }
  tree.train14.err.mean[j,1]<-mean(tree.train14.err[,1])
}

#Find the maxdepth with the smallest cross-validated misclassification error
depth<-which.min(tree.train14.err.mean)
paste("The parameter associated with minimum error is",depth,".")
paste("The corresponding misclassification error is",tree.train14.err.mean[depth,1],".")
#display the corresponding results 
tree.train14.final<-rpart(k ~ x1+x2+x3,
  	method="class", data=train14,control=rpart.control(maxdepth = depth))
printcp(tree.train14.final)


#visualize the cross-validation results 
#plotcp(tree.train1) 
#show detailed summary of splits
#summary(tree.train1) 

# plot the tree.train1 
plot(tree.train14.final, uniform=TRUE, main="Classification Tree for Train1")
text(tree.train14.final, use.n=TRUE, all=TRUE, cex=.8)
## ---- chunk 25
#Calculate the CoV.
#Should use mean of absolute values; no unifying standard in choosing a cut-off value.
#cov_train1_x1<-sd(train1[,2])/mean(abs(train1[,2]))
#cov_train1_x2<-sd(train1[,3])/mean(abs(train1[,3]))
#cov_train1_x3<-sd(train1[,4])/mean(abs(train1[,4]))
#cut-off: CoV<1
cov_train14<-matrix(NA,3,1)
for(i in 1:3) {
  cov_train14[i,1]<-sd(train14[,i+1])/mean(abs(train14[,i+1]))
    if (cov_train14[i,1]<1) {
    print(paste("The selected variable is x",i,sep = ""))
  }
}

#10-fold cv
set.seed(25592732)
cv.folds <- function (n, folds = 10) {split(sample(1:n), rep(1:folds, length = n)) }
cvfolds<-cv.folds(n=dim(train14)[[1]]) 

#Try our classifier with feature selection for train 1
#x1 is selected
#K=3, p=3, p1=2
#Using package "rpart"
#install.packages("rpart")
#The only porameter in tree is depth/tree size min=1,max=30
library(rpart)
#Calculate missclassification error for each model (different maxdepth)

tree.train14.err.fs<-matrix(NA,10,1)
tree.train14.err.mean.fs<-matrix(NA,30,1)
for (j in 1:30) {
  for (i in 1:10) {
tree.train14.fs<-rpart(k ~ x1+x2,method="class", data=train14[-cvfolds[[i]],],control=rpart.control(maxdepth = j))
tree.train14.pred.fs = predict(tree.train14.fs, newdata=train14[cvfolds[[i]],], type="class")
ktest.fs<-as.matrix(train14[,1])[cvfolds[[i]],]
tree.train14.err.fs[i,1] <- mean((ktest.fs != tree.train14.pred.fs))
  }
  tree.train14.err.mean.fs[j,1]<-mean(tree.train14.err.fs[,1])
}

#Find the maxdepth with the smallest cross-validated misclassification error
depth<-which.min(tree.train14.err.mean.fs)
paste("The parameter associated with minimum error is",depth,".")
paste("The corresponding misclassification error is",tree.train14.err.mean.fs[depth,1],".")
#display the corresponding results 
tree.train14.final.fs<-rpart(k ~ x1+x2,
  	method="class", data=train14,control=rpart.control(maxdepth = depth))
printcp(tree.train14.final.fs)

# plot the tree.train1 
plot(tree.train14.final.fs, uniform=TRUE, main="Classification Tree for Train1")
text(tree.train14.final.fs, use.n=TRUE, all=TRUE, cex=.8)
## ---- chunk 26
#Simulation of training data
#Case 1: K=3 classes and p=3 features, p1=2.
#sigma is set to 1.
#Covairance matrix is called Sigma.
##Generate 200 obs for each of the class label.
#install.packages("MASS")
library(MASS)
Sigma<-sigma<-matrix(c(1,0,0,
0,1,0,
0,0,1),byrow=TRUE,nrow=3)
mu1<-c(1,2,0)
class1_data<-mvrnorm(n=200,mu=mu1,Sigma=Sigma)
mu2<-c(2,3,0)
class2_data<-mvrnorm(n=200,mu=mu2,Sigma=Sigma)
mu3<-c(3,4,0)
class3_data<-mvrnorm(n=200,mu=mu3,Sigma=Sigma)
#Generate labels
k<-matrix(c(rep(1,200),rep(2,200),rep(3,200)),nrow=600)
#Final training data set
train8<-as.data.frame(cbind(k,rbind(class1_data,class2_data,class3_data)))
colnames(train8)<-c("k","x1","x2","x3")
## ---- chunk 27
#10-fold cv
set.seed(25592732)
cv.folds <- function (n, folds = 10) {split(sample(1:n), rep(1:folds, length = n)) }
cvfolds<-cv.folds(n=dim(train8)[[1]]) 

#Try our classifier without feature selection for train 1
#K=3, p=3, p1=2
#Using package "rpart"
#install.packages("rpart")
#The only porameter in tree is depth/tree size min=1,max=30
library(rpart)
#Calculate missclassification error for each model (different maxdepth)

tree.train8.err<-matrix(NA,10,1)
tree.train8.err.mean<-matrix(NA,30,1)
for (j in 1:30) {
  for (i in 1:10) {
tree.train8<-rpart(k ~ x1+x2+x3,
  	method="class", data=train8[-cvfolds[[i]],],control=rpart.control(maxdepth = j))
tree.train8.pred = predict(tree.train8, newdata=train8[cvfolds[[i]],], type="class")
ktest<-as.matrix(train8[,1])[cvfolds[[i]],]
tree.train8.err[i,1] <- mean((ktest != tree.train8.pred))
  }
  tree.train8.err.mean[j,1]<-mean(tree.train8.err[,1])
}

#Find the maxdepth with the smallest cross-validated misclassification error
depth<-which.min(tree.train8.err.mean)
paste("The parameter associated with minimum error is",depth,".")
paste("The corresponding misclassification error is",tree.train8.err.mean[depth,1],".")
#display the corresponding results 
tree.train8.final<-rpart(k ~ x1+x2+x3,
  	method="class", data=train8,control=rpart.control(maxdepth = depth))
printcp(tree.train8.final)


#visualize the cross-validation results 
#plotcp(tree.train1) 
#show detailed summary of splits
#summary(tree.train1) 

# plot the tree.train1 
plot(tree.train8.final, uniform=TRUE, main="Classification Tree for Train1")
text(tree.train8.final, use.n=TRUE, all=TRUE, cex=.8)
## ---- chunk 28
#Calculate the CoV.
#Should use mean of absolute values; no unifying standard in choosing a cut-off value.
#cov_train1_x1<-sd(train1[,2])/mean(abs(train1[,2]))
#cov_train1_x2<-sd(train1[,3])/mean(abs(train1[,3]))
#cov_train1_x3<-sd(train1[,4])/mean(abs(train1[,4]))
#cut-off: CoV<1
cov_train8<-matrix(NA,3,1)
for(i in 1:3) {
  cov_train8[i,1]<-sd(train8[,i+1])/mean(abs(train8[,i+1]))
    if (cov_train8[i,1]<1) {
    print(paste("The selected variable is x",i,sep = ""))
  }
}

#10-fold cv
set.seed(25592732)
cv.folds <- function (n, folds = 10) {split(sample(1:n), rep(1:folds, length = n)) }
cvfolds<-cv.folds(n=dim(train8)[[1]]) 

#Try our classifier with feature selection for train 1
#x1 is selected
#K=3, p=3, p1=2
#Using package "rpart"
#install.packages("rpart")
#The only porameter in tree is depth/tree size min=1,max=30
library(rpart)
#Calculate missclassification error for each model (different maxdepth)

tree.train8.err.fs<-matrix(NA,10,1)
tree.train8.err.mean.fs<-matrix(NA,30,1)
for (j in 1:30) {
  for (i in 1:10) {
tree.train8.fs<-rpart(k ~ x1+x2,method="class", data=train8[-cvfolds[[i]],],control=rpart.control(maxdepth = j))
tree.train8.pred.fs = predict(tree.train8.fs, newdata=train8[cvfolds[[i]],], type="class")
ktest.fs<-as.matrix(train8[,1])[cvfolds[[i]],]
tree.train8.err.fs[i,1] <- mean((ktest.fs != tree.train8.pred.fs))
  }
  tree.train8.err.mean.fs[j,1]<-mean(tree.train8.err.fs[,1])
}

#Find the maxdepth with the smallest cross-validated misclassification error
depth<-which.min(tree.train8.err.mean.fs)
paste("The parameter associated with minimum error is",depth,".")
paste("The corresponding misclassification error is",tree.train8.err.mean.fs[depth,1],".")
#display the corresponding results 
tree.train8.final.fs<-rpart(k ~ x1+x2,
  	method="class", data=train8,control=rpart.control(maxdepth = depth))
printcp(tree.train8.final.fs)

# plot the tree.train1 
plot(tree.train8.final.fs, uniform=TRUE, main="Classification Tree for Train1")
text(tree.train8.final.fs, use.n=TRUE, all=TRUE, cex=.8)
## ---- chunk 29
#Simulation of training data
#Case 1: K=3 classes and p=3 features, p1=2.
#sigma is set to 1.
#Covairance matrix is called Sigma.
##Generate 500 obs for each of the class label.
#install.packages("MASS")
library(MASS)
Sigma<-sigma<-matrix(c(1,0,0,
0,1,0,
0,0,1),byrow=TRUE,nrow=3)
mu1<-c(1,2,0)
class1_data<-mvrnorm(n=500,mu=mu1,Sigma=Sigma)
mu2<-c(2,3,0)
class2_data<-mvrnorm(n=500,mu=mu2,Sigma=Sigma)
mu3<-c(3,4,0)
class3_data<-mvrnorm(n=500,mu=mu3,Sigma=Sigma)
#Generate labels
k<-matrix(c(rep(1,500),rep(2,500),rep(3,500)),nrow=1500)
#Final training data set
train9<-as.data.frame(cbind(k,rbind(class1_data,class2_data,class3_data)))
colnames(train9)<-c("k","x1","x2","x3")
## ---- chunk 30
#10-fold cv
set.seed(25592732)
cv.folds <- function (n, folds = 10) {split(sample(1:n), rep(1:folds, length = n)) }
cvfolds<-cv.folds(n=dim(train9)[[1]]) 

#Try our classifier without feature selection for train 1
#K=3, p=3, p1=2
#Using package "rpart"
#install.packages("rpart")
#The only porameter in tree is depth/tree size min=1,max=30
library(rpart)
#Calculate missclassification error for each model (different maxdepth)

tree.train9.err<-matrix(NA,10,1)
tree.train9.err.mean<-matrix(NA,30,1)
for (j in 1:30) {
  for (i in 1:10) {
tree.train9<-rpart(k ~ x1+x2+x3,
  	method="class", data=train9[-cvfolds[[i]],],control=rpart.control(maxdepth = j))
tree.train9.pred = predict(tree.train9, newdata=train9[cvfolds[[i]],], type="class")
ktest<-as.matrix(train9[,1])[cvfolds[[i]],]
tree.train9.err[i,1] <- mean((ktest != tree.train9.pred))
  }
  tree.train9.err.mean[j,1]<-mean(tree.train9.err[,1])
}

#Find the maxdepth with the smallest cross-validated misclassification error
depth<-which.min(tree.train9.err.mean)
paste("The parameter associated with minimum error is",depth,".")
paste("The corresponding misclassification error is",tree.train9.err.mean[depth,1],".")
#display the corresponding results 
tree.train9.final<-rpart(k ~ x1+x2+x3,
  	method="class", data=train9,control=rpart.control(maxdepth = depth))
printcp(tree.train9.final)


#visualize the cross-validation results 
#plotcp(tree.train1) 
#show detailed summary of splits
#summary(tree.train1) 

# plot the tree.train1 
plot(tree.train9.final, uniform=TRUE, main="Classification Tree for Train1")
text(tree.train9.final, use.n=TRUE, all=TRUE, cex=.8)
## ---- chunk 31
#Calculate the CoV.
#Should use mean of absolute values; no unifying standard in choosing a cut-off value.
#cov_train1_x1<-sd(train1[,2])/mean(abs(train1[,2]))
#cov_train1_x2<-sd(train1[,3])/mean(abs(train1[,3]))
#cov_train1_x3<-sd(train1[,4])/mean(abs(train1[,4]))
#cut-off: CoV<1
cov_train9<-matrix(NA,3,1)
for(i in 1:3) {
  cov_train9[i,1]<-sd(train9[,i+1])/mean(abs(train9[,i+1]))
    if (cov_train9[i,1]<1) {
    print(paste("The selected variable is x",i,sep = ""))
  }
}

#10-fold cv
set.seed(25592732)
cv.folds <- function (n, folds = 10) {split(sample(1:n), rep(1:folds, length = n)) }
cvfolds<-cv.folds(n=dim(train9)[[1]]) 

#Try our classifier with feature selection for train 1
#x1 is selected
#K=3, p=3, p1=2
#Using package "rpart"
#install.packages("rpart")
#The only porameter in tree is depth/tree size min=1,max=30
library(rpart)
#Calculate missclassification error for each model (different maxdepth)

tree.train9.err.fs<-matrix(NA,10,1)
tree.train9.err.mean.fs<-matrix(NA,30,1)
for (j in 1:30) {
  for (i in 1:10) {
tree.train9.fs<-rpart(k ~ x1+x2,method="class", data=train9[-cvfolds[[i]],],control=rpart.control(maxdepth = j))
tree.train9.pred.fs = predict(tree.train9.fs, newdata=train9[cvfolds[[i]],], type="class")
ktest.fs<-as.matrix(train9[,1])[cvfolds[[i]],]
tree.train9.err.fs[i,1] <- mean((ktest.fs != tree.train9.pred.fs))
  }
  tree.train9.err.mean.fs[j,1]<-mean(tree.train9.err.fs[,1])
}

#Find the maxdepth with the smallest cross-validated misclassification error
depth<-which.min(tree.train9.err.mean.fs)
paste("The parameter associated with minimum error is",depth,".")
paste("The corresponding misclassification error is",tree.train9.err.mean.fs[depth,1],".")
#display the corresponding results 
tree.train9.final.fs<-rpart(k ~ x1+x2,
  	method="class", data=train9,control=rpart.control(maxdepth = depth))
printcp(tree.train9.final.fs)

# plot the tree.train1 
plot(tree.train9.final.fs, uniform=TRUE, main="Classification Tree for Train1")
text(tree.train9.final.fs, use.n=TRUE, all=TRUE, cex=.8)
## ---- chunk 32
#Calculate the CoV.
#Should use mean of absolute values; no unifying standard in choosing a cut-off value.
cov_train13_x1<-sd(train13[,2])/mean(abs(train13[,2]))
cov_train13_x2<-sd(train13[,3])/mean(abs(train13[,3]))
cov_train13_x3<-sd(train13[,4])/mean(abs(train13[,4]))
cov_train13_x4<-sd(train13[,5])/mean(abs(train13[,5]))
cov_train13_x5<-sd(train13[,6])/mean(abs(train13[,6]))
cov_train13_x1
cov_train13_x2
cov_train13_x3
cov_train13_x4
cov_train13_x5
#cut-off: Cov>0.25
#all x1-x4 selected
cov_train13<-matrix(NA,5,1)
for(i in 1:5) {
  cov_train13[i,1]<-sd(train13[,i+1])/mean(abs(train13[,i+1]))
    if (cov_train13[i,1]<1) {
    print(paste("The selected variable is x",i,sep = ""))
  }
}

#10-fold cv
set.seed(25592732)
cv.folds <- function (n, folds = 10) {split(sample(1:n), rep(1:folds, length = n)) }
cvfolds<-cv.folds(n=dim(train13)[[1]]) 

#Try our classifier with feature selection for train 1
#x1 is selected
#K=3, p=3, p1=2
#Using package "rpart"
#install.packages("rpart")
#The only porameter in tree is depth/tree size min=1,max=30
library(rpart)
#Calculate missclassification error for each model (different maxdepth)

tree.train13.err.fs<-matrix(NA,10,1)
tree.train13.err.mean.fs<-matrix(NA,30,1)
for (j in 1:30) {
  for (i in 1:10) {
tree.train13.fs<-rpart(k ~ x1+x2+x3+x4,method="class", data=train13[-cvfolds[[i]],],control=rpart.control(maxdepth = j))
tree.train13.pred.fs = predict(tree.train13.fs, newdata=train13[cvfolds[[i]],], type="class")
ktest.fs<-as.matrix(train13[,1])[cvfolds[[i]],]
tree.train13.err.fs[i,1] <- mean((ktest.fs != tree.train13.pred.fs))
  }
  tree.train13.err.mean.fs[j,1]<-mean(tree.train13.err.fs[,1])
}

#Find the maxdepth with the smallest cross-validated misclassification error
depth<-which.min(tree.train13.err.mean.fs)
paste("The parameter associated with minimum error is",depth,".")
paste("The corresponding misclassification error is",tree.train13.err.mean.fs[depth,1],".")
#display the corresponding results 
tree.train13.final.fs<-rpart(k ~ x1+x2+x3+x4,
  	method="class", data=train13,control=rpart.control(maxdepth = depth))
printcp(tree.train13.final.fs)

# plot the tree.train1 
plot(tree.train13.final.fs, uniform=TRUE, main="Classification Tree for Train12")
text(tree.train13.final.fs, use.n=TRUE, all=TRUE, cex=.8)
## ---- chunk 33
#Calculate the CoV.
#Should use mean of absolute values; no unifying standard in choosing a cut-off value.
cov_train13_x1<-sd(train13[,2])/mean(abs(train13[,2]))
cov_train13_x2<-sd(train13[,3])/mean(abs(train13[,3]))
cov_train13_x3<-sd(train13[,4])/mean(abs(train13[,4]))
cov_train13_x4<-sd(train13[,5])/mean(abs(train13[,5]))
cov_train13_x5<-sd(train13[,6])/mean(abs(train13[,6]))
cov_train13_x1
cov_train13_x2
cov_train13_x3
cov_train13_x4
cov_train13_x5
#cut-off: Cov>0.29
# x1-x3 selected
cov_train13<-matrix(NA,5,1)
for(i in 1:5) {
  cov_train13[i,1]<-sd(train13[,i+1])/mean(abs(train13[,i+1]))
    if (cov_train13[i,1]<1 & cov_train13[i,1]>0.29) {
    print(paste("The selected variable is x",i,sep = ""))
  }
}

#10-fold cv
set.seed(25592732)
cv.folds <- function (n, folds = 10) {split(sample(1:n), rep(1:folds, length = n)) }
cvfolds<-cv.folds(n=dim(train13)[[1]]) 

#Try our classifier with feature selection for train 1
#x1 is selected
#K=3, p=3, p1=2
#Using package "rpart"
#install.packages("rpart")
#The only porameter in tree is depth/tree size min=1,max=30
library(rpart)
#Calculate missclassification error for each model (different maxdepth)

tree.train13.err.fs<-matrix(NA,10,1)
tree.train13.err.mean.fs<-matrix(NA,30,1)
for (j in 1:30) {
  for (i in 1:10) {
tree.train13.fs<-rpart(k ~ x1+x2+x3,method="class", data=train13[-cvfolds[[i]],],control=rpart.control(maxdepth = j))
tree.train13.pred.fs = predict(tree.train13.fs, newdata=train13[cvfolds[[i]],], type="class")
ktest.fs<-as.matrix(train13[,1])[cvfolds[[i]],]
tree.train13.err.fs[i,1] <- mean((ktest.fs != tree.train13.pred.fs))
  }
  tree.train13.err.mean.fs[j,1]<-mean(tree.train13.err.fs[,1])
}

#Find the maxdepth with the smallest cross-validated misclassification error
depth<-which.min(tree.train13.err.mean.fs)
paste("The parameter associated with minimum error is",depth,".")
paste("The corresponding misclassification error is",tree.train13.err.mean.fs[depth,1],".")
#display the corresponding results 
tree.train13.final.fs<-rpart(k ~ x1+x2+x3,
  	method="class", data=train13,control=rpart.control(maxdepth = depth))
printcp(tree.train13.final.fs)

# plot the tree.train1 
plot(tree.train13.final.fs, uniform=TRUE, main="Classification Tree for Train12")
text(tree.train13.final.fs, use.n=TRUE, all=TRUE, cex=.8)
## ---- chunk 34
#Calculate the CoV.
#Should use mean of absolute values; no unifying standard in choosing a cut-off value.
cov_train13_x1<-sd(train13[,2])/mean(abs(train13[,2]))
cov_train13_x2<-sd(train13[,3])/mean(abs(train13[,3]))
cov_train13_x3<-sd(train13[,4])/mean(abs(train13[,4]))
cov_train13_x4<-sd(train13[,5])/mean(abs(train13[,5]))
cov_train13_x5<-sd(train13[,6])/mean(abs(train13[,6]))
#cov_train13_x1
#cov_train13_x2
#cov_train13_x3
#cov_train13_x4
#cov_train13_x5
#cut-off: Cov>0.42
# x1-x2 selected
cov_train13<-matrix(NA,5,1)
for(i in 1:5) {
  cov_train13[i,1]<-sd(train13[,i+1])/mean(abs(train13[,i+1]))
    if (cov_train13[i,1]<1 & cov_train13[i,1]>0.42) {
    print(paste("The selected variable is x",i,sep = ""))
  }
}

#10-fold cv
set.seed(25592732)
cv.folds <- function (n, folds = 10) {split(sample(1:n), rep(1:folds, length = n)) }
cvfolds<-cv.folds(n=dim(train13)[[1]]) 

#Try our classifier with feature selection for train 1
#x1 is selected
#K=3, p=3, p1=2
#Using package "rpart"
#install.packages("rpart")
#The only porameter in tree is depth/tree size min=1,max=30
library(rpart)
#Calculate missclassification error for each model (different maxdepth)

tree.train13.err.fs<-matrix(NA,10,1)
tree.train13.err.mean.fs<-matrix(NA,30,1)
for (j in 1:30) {
  for (i in 1:10) {
tree.train13.fs<-rpart(k ~ x1+x2,
                       method="class", data=train13[-cvfolds[[i]],],control=rpart.control(maxdepth = j))
tree.train13.pred.fs = predict(tree.train13.fs, newdata=train13[cvfolds[[i]],], type="class")
ktest.fs<-as.matrix(train13[,1])[cvfolds[[i]],]
tree.train13.err.fs[i,1] <- mean((ktest.fs != tree.train13.pred.fs))
  }
  tree.train13.err.mean.fs[j,1]<-mean(tree.train13.err.fs[,1])
}

#Find the maxdepth with the smallest cross-validated misclassification error
depth<-which.min(tree.train13.err.mean.fs)
paste("The parameter associated with minimum error is",depth,".")
paste("The corresponding misclassification error is",tree.train13.err.mean.fs[depth,1],".")
#display the corresponding results 
tree.train13.final.fs<-rpart(k ~ x1+x2,
  	method="class", data=train13,control=rpart.control(maxdepth = depth))
printcp(tree.train13.final.fs)

# plot the tree.train1 
plot(tree.train13.final.fs, uniform=TRUE, main="Classification Tree for Train12")
text(tree.train13.final.fs, use.n=TRUE, all=TRUE, cex=.8)
## ---- chunk 35
#Calculate the CoV.
#Should use mean of absolute values; no unifying standard in choosing a cut-off value.
cov_train13_x1<-sd(train13[,2])/mean(abs(train13[,2]))
cov_train13_x2<-sd(train13[,3])/mean(abs(train13[,3]))
cov_train13_x3<-sd(train13[,4])/mean(abs(train13[,4]))
cov_train13_x4<-sd(train13[,5])/mean(abs(train13[,5]))
cov_train13_x5<-sd(train13[,6])/mean(abs(train13[,6]))
#cov_train13_x1
#cov_train13_x2
#cov_train13_x3
#cov_train13_x4
#cov_train13_x5
#cut-off: Cov>0.6
# x1-x2 selected
cov_train13<-matrix(NA,5,1)
for(i in 1:5) {
  cov_train13[i,1]<-sd(train13[,i+1])/mean(abs(train13[,i+1]))
    if (cov_train13[i,1]<1 & cov_train13[i,1]>0.6) {
    print(paste("The selected variable is x",i,sep = ""))
  }
}

#10-fold cv
set.seed(25592732)
cv.folds <- function (n, folds = 10) {split(sample(1:n), rep(1:folds, length = n)) }
cvfolds<-cv.folds(n=dim(train13)[[1]]) 

#Try our classifier with feature selection for train 1
#x1 is selected
#K=3, p=3, p1=2
#Using package "rpart"
#install.packages("rpart")
#The only porameter in tree is depth/tree size min=1,max=30
library(rpart)
#Calculate missclassification error for each model (different maxdepth)

tree.train13.err.fs<-matrix(NA,10,1)
tree.train13.err.mean.fs<-matrix(NA,30,1)
for (j in 1:30) {
  for (i in 1:10) {
tree.train13.fs<-rpart(k ~ x1,method="class", data=train13[-cvfolds[[i]],],control=rpart.control(maxdepth = j))
tree.train13.pred.fs = predict(tree.train13.fs, newdata=train13[cvfolds[[i]],], type="class")
ktest.fs<-as.matrix(train13[,1])[cvfolds[[i]],]
tree.train13.err.fs[i,1] <- mean((ktest.fs != tree.train13.pred.fs))
  }
  tree.train13.err.mean.fs[j,1]<-mean(tree.train13.err.fs[,1])
}

#Find the maxdepth with the smallest cross-validated misclassification error
depth<-which.min(tree.train13.err.mean.fs)
paste("The parameter associated with minimum error is",depth,".")
paste("The corresponding misclassification error is",tree.train13.err.mean.fs[depth,1],".")
#display the corresponding results 
tree.train13.final.fs<-rpart(k ~ x1,
  	method="class", data=train13,control=rpart.control(maxdepth = depth))
printcp(tree.train13.final.fs)

# plot the tree.train1 
plot(tree.train13.final.fs, uniform=TRUE, main="Classification Tree for Train12")
text(tree.train13.final.fs, use.n=TRUE, all=TRUE, cex=.8)
## ---- chunk 36
#Simulation of training data
#different K
#Case 10: K=5 classes and p=3 features, p1=2.
#sigma is set to 1.
#Covairance matrix is called Sigma.
##Generate 60 obs for each of the class label.
#total sample size fixed to 300
#install.packages("MASS")
library(MASS)
Sigma<-sigma<-matrix(c(1,0,0,
0,1,0,
0,0,1),byrow=TRUE,nrow=3)
mu1_10<-c(1,2,0)
class1_data_10<-mvrnorm(n=60,mu=mu1_10,Sigma=Sigma)
mu2_10<-c(2,3,0)
class2_data_10<-mvrnorm(n=60,mu=mu2_10,Sigma=Sigma)
mu3_10<-c(3,4,0)
class3_data_10<-mvrnorm(n=60,mu=mu3_10,Sigma=Sigma)
mu4_10<-c(4,5,0)
class4_data_10<-mvrnorm(n=60,mu=mu4_10,Sigma=Sigma)
mu5_10<-c(5,6,0)
class5_data_10<-mvrnorm(n=60,mu=mu5_10,Sigma=Sigma)
#Generate labels
k<-matrix(c(rep(1,60),rep(2,60),rep(3,60),rep(4,60),rep(5,60)), nrow=300)
#Final training data set
train10<-as.data.frame(cbind(k,rbind(class1_data_10,class2_data_10,class3_data_10,class4_data_10,class5_data_10)))
colnames(train10)<-c("k","x1","x2","x3")
## ---- chunk 37
#10-fold cv
set.seed(25592732)
cv.folds <- function (n, folds = 10) {split(sample(1:n), rep(1:folds, length = n)) }
cvfolds<-cv.folds(n=dim(train10)[[1]]) 

#Try our classifier without feature selection for train 1
#K=3, p=3, p1=2
#Using package "rpart"
#install.packages("rpart")
#The only porameter in tree is depth/tree size min=1,max=30
library(rpart)
#Calculate missclassification error for each model (different maxdepth)

tree.train10.err<-matrix(NA,10,1)
tree.train10.err.mean<-matrix(NA,30,1)
for (j in 1:30) {
  for (i in 1:10) {
tree.train10<-rpart(k ~ x1+x2+x3,
  	method="class", data=train10[-cvfolds[[i]],],control=rpart.control(maxdepth = j))
tree.train10.pred = predict(tree.train10, newdata=train10[cvfolds[[i]],], type="class")
ktest<-as.matrix(train10[,1])[cvfolds[[i]],]
tree.train10.err[i,1] <- mean((ktest != tree.train10.pred))
  }
  tree.train10.err.mean[j,1]<-mean(tree.train10.err[,1])
}

#Find the maxdepth with the smallest cross-validated misclassification error
depth<-which.min(tree.train10.err.mean)
paste("The parameter associated with minimum error is",depth,".")
paste("The corresponding misclassification error is",tree.train10.err.mean[depth,1],".")
#display the corresponding results 
tree.train10.final<-rpart(k ~ x1+x2+x3,
  	method="class", data=train10,control=rpart.control(maxdepth = depth))
printcp(tree.train10.final)


#visualize the cross-validation results 
#plotcp(tree.train1) 
#show detailed summary of splits
#summary(tree.train1) 

# plot the tree.train1 
plot(tree.train10.final, uniform=TRUE, main="Classification Tree for Train1")
text(tree.train10.final, use.n=TRUE, all=TRUE, cex=.8)
## ---- chunk 38
#Calculate the CoV.
#Should use mean of absolute values; no unifying standard in choosing a cut-off value.
#cov_train10_x1<-sd(train10[,2])/mean(abs(train10[,2]))
#cov_train10_x2<-sd(train10[,3])/mean(abs(train10[,3]))
#cov_train10_x3<-sd(train10[,4])/mean(abs(train10[,4]))
#cut-off: CoV<1
cov_train10<-matrix(NA,3,1)
for(i in 1:3) {
  cov_train10[i,1]<-sd(train10[,i+1])/mean(abs(train10[,i+1]))
    if (cov_train10[i,1]<1) {
    print(paste("The selected variable is x",i,sep = ""))
  }
}

#10-fold cv
set.seed(25592732)
cv.folds <- function (n, folds = 10) {split(sample(1:n), rep(1:folds, length = n)) }
cvfolds<-cv.folds(n=dim(train10)[[1]]) 

#Try our classifier with feature selection for train 1
#x1 is selected
#K=3, p=3, p1=2
#Using package "rpart"
#install.packages("rpart")
#The only porameter in tree is depth/tree size min=1,max=30
library(rpart)
#Calculate missclassification error for each model (different maxdepth)

tree.train10.err.fs<-matrix(NA,10,1)
tree.train10.err.mean.fs<-matrix(NA,30,1)
for (j in 1:30) {
  for (i in 1:10) {
tree.train10.fs<-rpart(k ~ x1+x2,method="class", data=train10[-cvfolds[[i]],],control=rpart.control(maxdepth = j))
tree.train10.pred.fs = predict(tree.train10.fs, newdata=train10[cvfolds[[i]],], type="class")
ktest.fs<-as.matrix(train10[,1])[cvfolds[[i]],]
tree.train10.err.fs[i,1] <- mean((ktest.fs != tree.train10.pred.fs))
  }
  tree.train10.err.mean.fs[j,1]<-mean(tree.train10.err.fs[,1])
}

#Find the maxdepth with the smallest cross-validated misclassification error
depth<-which.min(tree.train10.err.mean.fs)
paste("The parameter associated with minimum error is",depth,".")
paste("The corresponding misclassification error is",tree.train10.err.mean.fs[depth,1],".")
#display the corresponding results 
tree.train10.final.fs<-rpart(k ~ x1+x2,
  	method="class", data=train10,control=rpart.control(maxdepth = depth))
printcp(tree.train10.final.fs)

# plot the tree.train1 
plot(tree.train10.final.fs, uniform=TRUE, main="Classification Tree for Train1")
text(tree.train10.final.fs, use.n=TRUE, all=TRUE, cex=.8)
